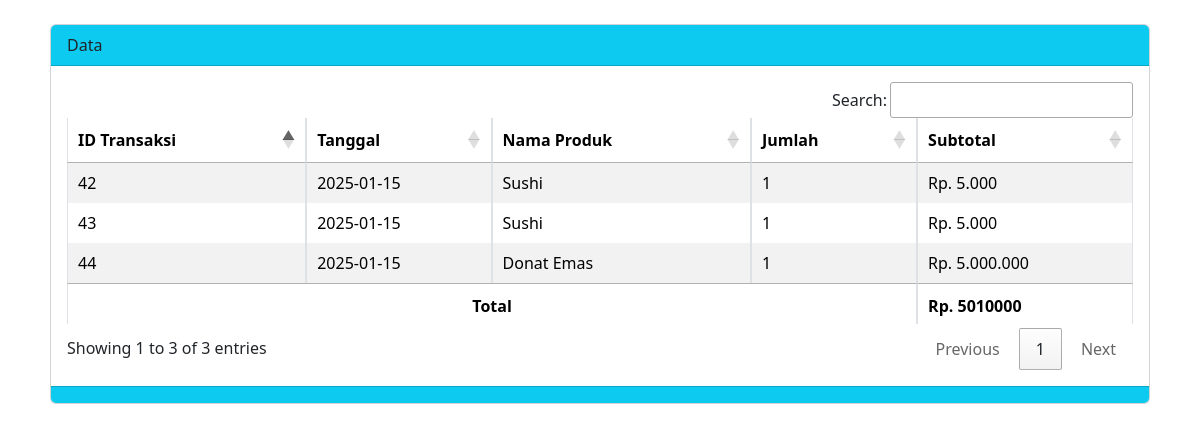
/laporan-penjualan.php, run on the app's committed database.
### tables this page shows
CREATE TABLE `transaksi_item` (
  `id` int(10) NOT NULL,
  `id_transaksi` int(10) DEFAULT NULL,
  `id_produk` int(10) DEFAULT NULL,
  `kuantitas` int(10) DEFAULT NULL,
  `subtotal` float DEFAULT NULL
);

CREATE TABLE `transaksi` (
  `id` int(10) NOT NULL,
  `tanggal` date DEFAULT NULL
);

CREATE TABLE `produk` (
  `id` int(10) NOT NULL,
  `nama` varchar(50) NOT NULL,
  `harga` float NOT NULL,
  `gambar` varchar(250) NOT NULL,
  `is_tersedia` tinyint(1) NOT NULL
);

### laporan-penjualan.php (the view, shortened to what this page needs)
<?php
$server = "localhost";
$user = "root";
$pw = "";
$database = "kantin";
$kon = mysqli_connect($server, $user, $pw, $database) or die($kon);
?>
<!DOCTYPE html>
<html lang="en">
<head>
    <link href="node_modules/bootstrap/dist/css/bootstrap.min.css" rel="stylesheet" />
    <link href="scss/style.css" rel="stylesheet" />
    <link rel="stylesheet" type="text/css" href="https://cdn.datatables.net/1.10.19/css/jquery.dataTables.css">
    <link rel="stylesheet" type="text/css" href="https://cdn.datatables.net/buttons/1.6.5/css/buttons.dataTables.min.css">
    <link rel="stylesheet" type="text/css" href="https://cdn.datatables.net/1.10.19/css/jquery.dataTables.min.css">
</head>
<body>
    <div class="card col-11 mx-auto mt-4" >
        <div class="card-header bg-info text-dark">
            Data
        </div>
        <div class="card-body">
            <table class="table table-striped table-hover table-bordered" id="mauexport">
                <thead>
                    <tr>
                        <th>ID Transaksi</th>
                        <th>Tanggal</th>
                        <th>Nama Produk</th>
                        <th>Jumlah</th>
                        <th>Subtotal</th>
                    </tr>
                </thead>
                <tbody>
                    <?php
                    $q = "SELECT
                    t.id AS transaction_id,
                    t.tanggal AS transaction_date,
                    p.nama AS product_name,
                    ti.kuantitas AS quantity,
                    ti.subtotal AS subtotal
                    FROM
                        transaksi t
                    JOIN
                        transaksi_item ti ON t.id = ti.id_transaksi
                    JOIN
                        produk p ON ti.id_produk = p.id
                    ORDER BY
                        t.tanggal DESC, t.id DESC;";
                    $result = mysqli_query($kon, $q);
                    $total = mysqli_query($kon, "SELECT SUM(subtotal) as 'Total' FROM transaksi_item;") -> fetch_array();
                    while ($data = mysqli_fetch_array($result)) {
                    ?>
                        <tr>
                            <td><?php echo $data['transaction_id']; ?></td>
                            <td><?php echo $data['transaction_date']; ?></td>
                            <td><?php echo $data['product_name']; ?></td>
                            <td><?php echo $data['quantity']; ?></td>
                            <td>Rp. <?php echo number_format($data['subtotal'], 0, ',', '.'); ?></td>
                        </tr>
                    <?php } ?>
                </tbody>
                <tfoot>
                    <tr>
                        <td colspan="4" class="text-center fw-bolder">Total</td>
                        <td class=" fw-bolder">Rp. <?php echo $total[0];  ?></td>
                    </tr>
                </tfoot>
            </table>
        </div>
        <div class="card-footer bg-info">
        </div>
    </div>
</body>
</html>

### data on the page
transaksi_item: id_transaksi "44", id_transaksi.tanggal "2025-01-15", id_produk.nama "Donat Emas", kuantitas "1", subtotal "5.000.000"
transaksi_item: id_transaksi "43", id_transaksi.tanggal "2025-01-15", id_produk.nama "Sushi", kuantitas "1", subtotal "5.000"
transaksi_item: id_transaksi "42", id_transaksi.tanggal "2025-01-15", id_produk.nama "Sushi", kuantitas "1", subtotal "5.000"

### other printed values
$total[0] "5010000"
